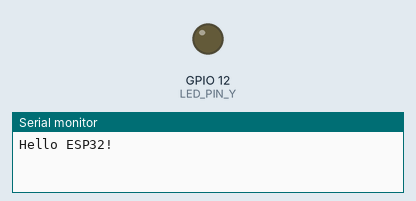
This sketch was run on a simulated ESP32. Shown: output pins drawn as LEDs (lit = HIGH), the last lines printed to the serial monitor.

Above: at 1.3 s.
At 9.8 s:
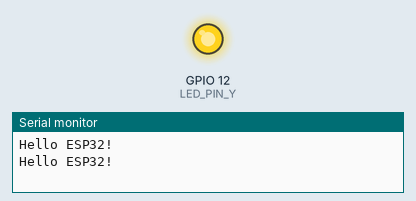
Timing chart, 0 to 10.1 s (numbered marks = the images above):
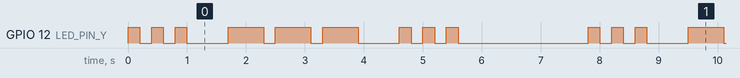

The sketch:

sketch_mar12a.ino
```cpp
// 定义板载LED引脚，避免使用"魔法数字"
#define LED_PIN_Y 12
void setup() {
  // 初始化串口通信
  Serial.begin(115200);
  // 初始化板载LED引脚为输出模式
  pinMode(LED_PIN_Y, OUTPUT);
}

void loop() {
  Serial.println("Hello ESP32!");
  // SOS 示例思路
// S: 短闪3次
for(int i=0; i<3; i++)
{ digitalWrite(LED_PIN_Y, HIGH); delay(200); digitalWrite(LED_PIN_Y, LOW); delay(200); }
delay(500); // 字母间隔
// O: 长闪3次
for(int i=0; i<3; i++)
{ digitalWrite(LED_PIN_Y, HIGH); delay(600); digitalWrite(LED_PIN_Y, LOW); delay(200); }
delay(500);
// S: 短闪3次
for(int i=0; i<3; i++)
 { digitalWrite(LED_PIN_Y, HIGH); delay(200); digitalWrite(LED_PIN_Y, LOW); delay(200); }
delay(2000); // 单词间隔
}
```

Measured:
- by itself, GPIO 12 (LED_PIN_Y): repeats every 7.8 s: 2 × (LOW 0.20 s, HIGH 0.20 s), LOW 0.70 s, 2 × (HIGH 0.60 s, LOW 0.20 s), HIGH 0.60 s, LOW 0.70 s, 2 × (HIGH 0.20 s, LOW 0.20 s), HIGH 0.20 s, LOW 2.2 s, HIGH 0.20 s
- by itself, everything shown: repeats every 7.8 s, in 18 steps
